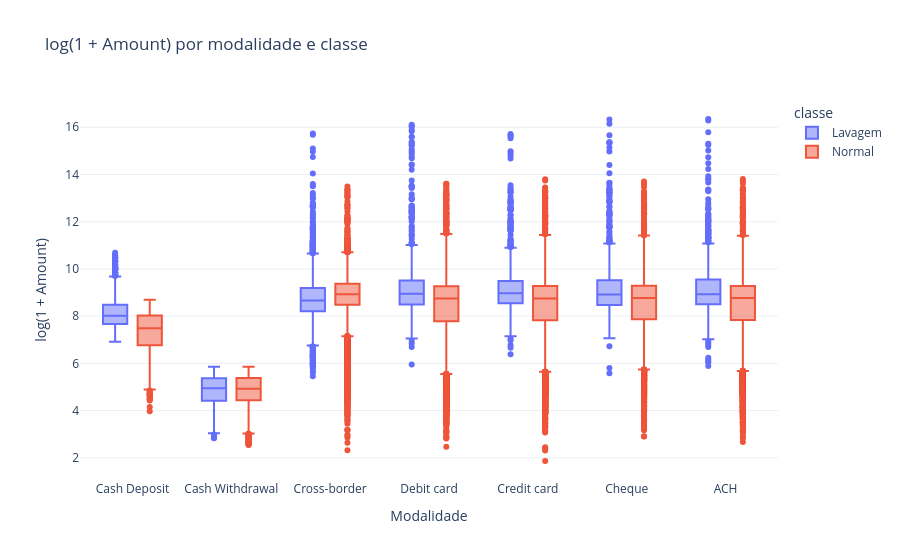
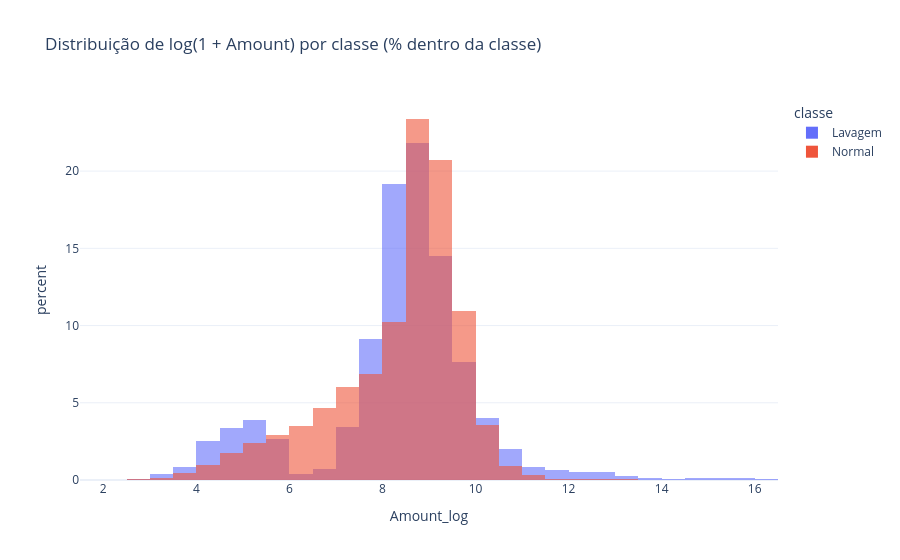

Source (notebook cell) for these figures, in order:
### Markdown cell above
#### Valores das Transações por Classe
**Amostra:** todas as positivas + 100 mil negativas

### Code cell
positivas = dataset[dataset["Is_laundering"] == 1]
negativas = dataset[dataset["Is_laundering"] == 0].sample(100_000, random_state=42)
amostra = pd.concat([positivas, negativas])
amostra["classe"] = amostra["Is_laundering"].map({0: "Normal", 1: "Lavagem"})
amostra["Amount_log"] = np.log1p(amostra["Amount"])

fig = px.box(amostra, x="Payment_type", y="Amount_log", color="classe",
             labels={"Amount_log": "log(1 + Amount)", "Payment_type": "Modalidade"},
             title="log(1 + Amount) por modalidade e classe")
fig.update_layout(template="plotly_white")
fig.show()

fig = px.histogram(amostra, x="Amount_log", color="classe", barmode="overlay", histnorm="percent",
                   nbins=60, opacity=0.6, title="Distribuição de log(1 + Amount) por classe (% dentro da classe)")
fig.update_layout(template="plotly_white")
fig.show()

### Figure 1 — Plotly figure (JSON) as saved in the notebook; plotly's stock layout.template omitted (floating-point values rounded to 4 significant figures; data arrays with more than 128 entries replaced by an {"elided": "..."} marker saying what was removed)
{"data": [{"alignmentgroup": "True", "hovertemplate": "classe=Lavagem<br>Modalidade=%{x}<br>log(1 + Amount)=%{y}<extra></extra>", "legendgroup": "Lavagem", "marker": {"color": "#636efa"}, "name": "Lavagem", "notched": false, "offsetgroup": "Lavagem", "orientation": "v", "showlegend": true, "type": "box", "x": {"elided": "9873 str values"}, "x0": " ", "xaxis": "x", "y": {"elided": "9873 float values"}, "y0": " ", "yaxis": "y"}, {"alignmentgroup": "True", "hovertemplate": "classe=Normal<br>Modalidade=%{x}<br>log(1 + Amount)=%{y}<extra></extra>", "legendgroup": "Normal", "marker": {"color": "#EF553B"}, "name": "Normal", "notched": false, "offsetgroup": "Normal", "orientation": "v", "showlegend": true, "type": "box", "x": {"elided": "100000 str values"}, "x0": " ", "xaxis": "x", "y": {"elided": "100000 float values"}, "y0": " ", "yaxis": "y"}], "layout": {"boxmode": "group", "legend": {"title": {"text": "classe"}, "tracegroupgap": 0}, "title": {"text": "log(1 + Amount) por modalidade e classe"}, "xaxis": {"anchor": "y", "domain": [0, 1], "title": {"text": "Modalidade"}}, "yaxis": {"anchor": "x", "domain": [0, 1], "title": {"text": "log(1 + Amount)"}}}}

### Figure 2 — Plotly figure (JSON) as saved in the notebook; plotly's stock layout.template omitted (floating-point values rounded to 4 significant figures; data arrays with more than 128 entries replaced by an {"elided": "..."} marker saying what was removed)
{"data": [{"bingroup": "x", "histnorm": "percent", "hovertemplate": "classe=Lavagem<br>Amount_log=%{x}<br>percent=%{y}<extra></extra>", "legendgroup": "Lavagem", "marker": {"color": "#636efa", "opacity": 0.6, "pattern": {"shape": ""}}, "name": "Lavagem", "nbinsx": 60, "orientation": "v", "showlegend": true, "type": "histogram", "x": {"elided": "9873 float values"}, "xaxis": "x", "yaxis": "y"}, {"bingroup": "x", "histnorm": "percent", "hovertemplate": "classe=Normal<br>Amount_log=%{x}<br>percent=%{y}<extra></extra>", "legendgroup": "Normal", "marker": {"color": "#EF553B", "opacity": 0.6, "pattern": {"shape": ""}}, "name": "Normal", "nbinsx": 60, "orientation": "v", "showlegend": true, "type": "histogram", "x": {"elided": "100000 float values"}, "xaxis": "x", "yaxis": "y"}], "layout": {"barmode": "overlay", "legend": {"title": {"text": "classe"}, "tracegroupgap": 0}, "title": {"text": "Distribuição de log(1 + Amount) por classe (% dentro da classe)"}, "xaxis": {"anchor": "y", "domain": [0, 1], "title": {"text": "Amount_log"}}, "yaxis": {"anchor": "x", "domain": [0, 1], "title": {"text": "percent"}}}}
